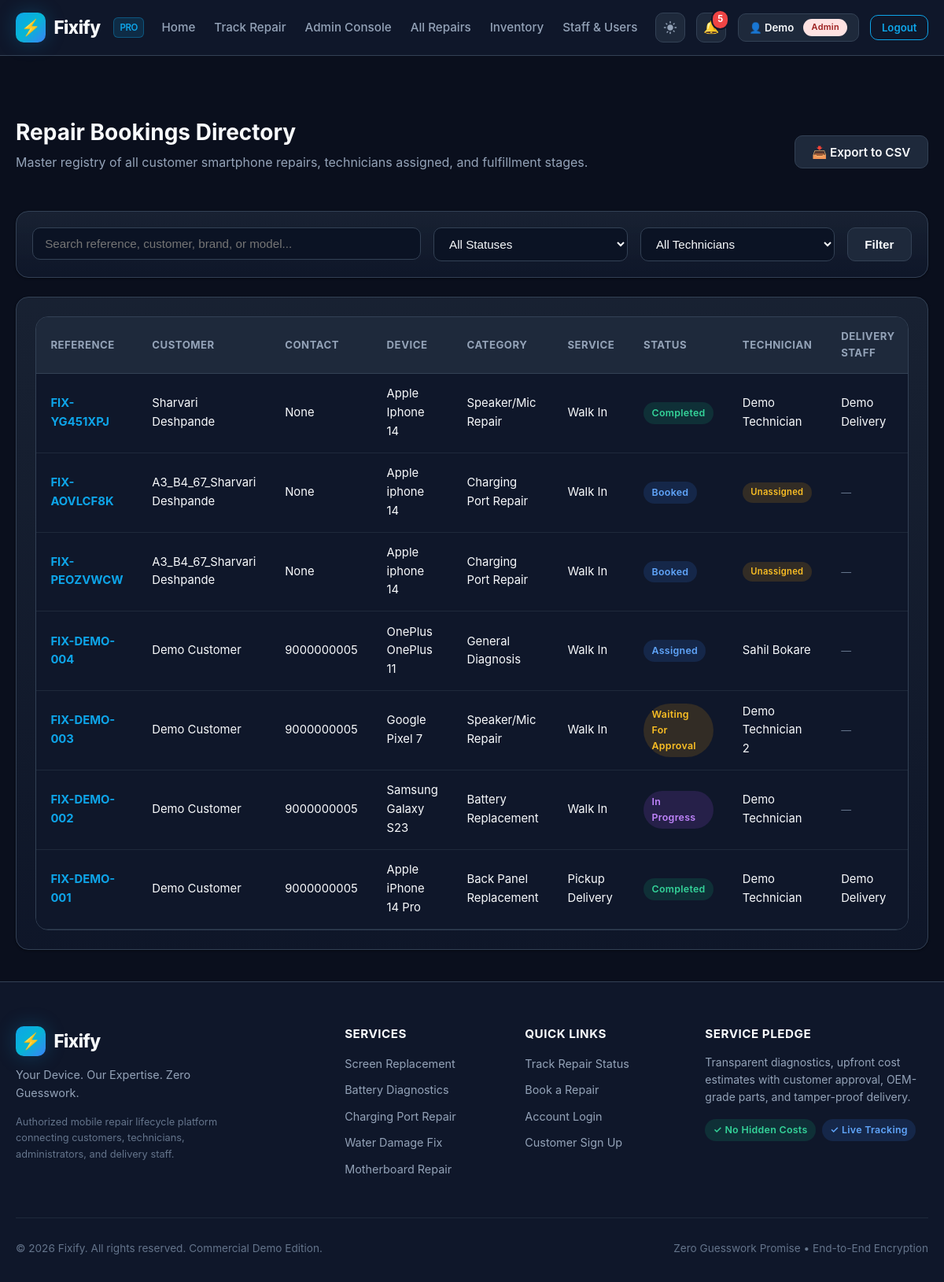
Screenshot of /admin/bookings (signed in) with the database file from the repository.
### tables this page shows
CREATE TABLE bookings (
    id INTEGER PRIMARY KEY AUTOINCREMENT,
    reference TEXT NOT NULL UNIQUE,
    customer_id INTEGER NOT NULL,
    phone_brand TEXT NOT NULL,
    phone_model TEXT NOT NULL,
    category_id INTEGER,
    problem_description TEXT NOT NULL,
    device_condition TEXT,
    service_type TEXT NOT NULL DEFAULT 'walk_in' CHECK(service_type IN ('walk_in','pickup_delivery')),
    pickup_address TEXT,
    preferred_date TEXT,
    additional_notes TEXT,
    status TEXT NOT NULL DEFAULT 'Booked' CHECK(status IN (
        'Booked','Assigned','Diagnosis','Waiting for Approval',
        'Estimate Rejected','In Progress','Ready for Pickup',
        'Out for Delivery','Delivered','Completed','Cancelled','Unable to Repair'
    )),
    technician_id INTEGER,
    delivery_staff_id INTEGER,
    created_at TEXT NOT NULL DEFAULT (datetime('now')),
    updated_at TEXT NOT NULL DEFAULT (datetime('now')),
    FOREIGN KEY (customer_id) REFERENCES users(id),
    FOREIGN KEY (category_id) REFERENCES repair_categories(id),
    FOREIGN KEY (technician_id) REFERENCES users(id),
    FOREIGN KEY (delivery_staff_id) REFERENCES users(id)
);

CREATE TABLE users (
    id INTEGER PRIMARY KEY AUTOINCREMENT,
    full_name TEXT NOT NULL,
    email TEXT NOT NULL UNIQUE,
    mobile TEXT,
    password_hash TEXT,
    google_id TEXT UNIQUE,
    avatar_url TEXT,
    totp_secret TEXT,
    is_totp_enabled INTEGER NOT NULL DEFAULT 0,
    role TEXT NOT NULL DEFAULT 'customer' CHECK(role IN ('customer','admin','technician','delivery')),
    is_active INTEGER NOT NULL DEFAULT 1,
    created_at TEXT NOT NULL DEFAULT (datetime('now')),
    updated_at TEXT NOT NULL DEFAULT (datetime('now'))
);

CREATE TABLE repair_categories (
    id INTEGER PRIMARY KEY AUTOINCREMENT,
    name TEXT NOT NULL UNIQUE,
    description TEXT,
    is_active INTEGER NOT NULL DEFAULT 1,
    created_at TEXT NOT NULL DEFAULT (datetime('now'))
);

### routes/admin.py (the view)
@bp.route('/bookings')
@login_required(roles=['admin'])
def bookings():
    status_filter = request.args.get('status', '').strip()
    tech_filter = request.args.get('tech', '').strip()
    search = request.args.get('q', '').strip()
    db = get_db()
    query = """
        SELECT b.*, u.full_name as customer_name, u.mobile as customer_mobile,
               rc.name as category_name, t.full_name as technician_name,
               d.full_name as delivery_staff_name
        FROM bookings b
        JOIN users u ON b.customer_id = u.id
        LEFT JOIN repair_categories rc ON b.category_id = rc.id
        LEFT JOIN users t ON b.technician_id = t.id
        LEFT JOIN users d ON b.delivery_staff_id = d.id
        WHERE 1=1
    """
    params = []
    if status_filter:
        query += " AND b.status = ?"
        params.append(status_filter)
    if tech_filter:
        query += " AND b.technician_id = ?"
        params.append(tech_filter)
    if search:
        query += " AND (b.reference LIKE ? OR u.full_name LIKE ? OR b.phone_brand LIKE ? OR b.phone_model LIKE ?)"
        wildcard = f"%{search}%"
        params.extend([wildcard, wildcard, wildcard, wildcard])
    query += " ORDER BY b.created_at DESC"
    all_bookings = db.execute(query, params).fetchall()
    technicians = db.execute("SELECT id, full_name FROM users WHERE role = 'technician' AND is_active = 1").fetchall()
    return render_template(
        'admin/bookings.html',
        bookings=all_bookings,
        technicians=technicians,
        current_status=status_filter,
        current_tech=tech_filter,
        search=search
    )

### database/db.py (called while the page is built)
def get_db():
    if 'db' not in g:
        g.db = sqlite3.connect(
            current_app.config['DATABASE'],
            detect_types=sqlite3.PARSE_DECLTYPES
        )
        g.db.row_factory = sqlite3.Row
        g.db.execute("PRAGMA foreign_keys = ON")
    return g.db

### services/auth_service.py (called while the page is built, shortened)
def login_required(roles=None):
    if isinstance(roles, str):
        roles = [roles]
    def decorator(f):
        @wraps(f)
        def decorated_function(*args, **kwargs):
            user_id = session.get('user_id')
            if not user_id:
                flash('Please log in to access this page.', 'warning')
                return redirect(url_for('auth.login', next=request.path))
            user_role = session.get('user_role')
            return f(*args, **kwargs)
        return decorated_function
    return decorator

### services/notification_service.py (called while the page is built)
def get_unread_count(user_id):
    db = get_db()
    row = db.execute(
        "SELECT COUNT(*) as count FROM notifications WHERE user_id = ? AND is_read = 0",
        (user_id,)
    ).fetchone()
    return row['count'] if row else 0

### templates/admin/bookings.html (shortened to what this page needs)
{% extends "base.html" %}
{% block content %}
<div class="container-fluid" style="max-width: 1350px; padding: 2.5rem 1.25rem;">
    <div style="display: flex; justify-content: space-between; align-items: center; margin-bottom: 2rem; flex-wrap: wrap; gap: 1rem;">
        <div>
            <h2>Repair Bookings Directory</h2>
            <p>Master registry of all customer smartphone repairs, technicians assigned, and fulfillment stages.</p>
        </div>
        <a href="{{ url_for('admin.export_bookings_csv') }}" class="btn btn-secondary">
            📥 Export to CSV
        </a>
    </div>
    <div class="card" style="padding: 1.25rem; margin-bottom: 1.5rem;">
        <form action="{{ url_for('admin.bookings') }}" method="GET" style="display: flex; gap: 1rem; flex-wrap: wrap;">
            <div style="flex: 2; min-width: 220px;">
                <input type="text" name="q" class="form-control" placeholder="Search reference, customer, brand, or model..." value="{{ search or '' }}">
            </div>
            <div style="flex: 1; min-width: 160px;">
                <select name="status" class="form-select" onchange="this.form.submit()">
                    <option value="">All Statuses</option>
                </select>
            </div>
            <div style="flex: 1; min-width: 160px;">
                <select name="tech" class="form-select" onchange="this.form.submit()">
                    <option value="">All Technicians</option>
                </select>
            </div>
            <button type="submit" class="btn btn-secondary">Filter</button>
        </form>
    </div>
    <div class="card">
        {% if bookings %}
            <div class="table-responsive">
                <table class="table">
                    <thead>
                        <tr>
                            <th>Reference</th>
                            <th>Customer</th>
                            <th>Contact</th>
                            <th>Device</th>
                            <th>Category</th>
                            <th>Service</th>
                            <th>Status</th>
                            <th>Technician</th>
                            <th>Delivery Staff</th>
                        </tr>
                    </thead>
                    <tbody>
                        {% for b in bookings %}
                        <tr>
                            <td>
                                <a href="{{ url_for('admin.booking_detail', booking_id=b.id) }}" style="font-weight: 700;">
                                    {{ b.reference }}
                                </a>
                            </td>
                            <td>{{ b.customer_name }}</td>
                            <td>{{ b.customer_mobile }}</td>
                            <td>{{ b.phone_brand }} {{ b.phone_model }}</td>
                            <td>{{ b.category_name or 'General' }}</td>
                            <td>{{ b.service_type.replace('_', ' ') | title }}</td>
                            <td>
                                <span class="badge badge-{{ b.status.lower().replace(' ', '-') }}">
                                    {{ b.status }}
                                </span>
                            </td>
                            <td>
                                {% if b.technician_name %}
                                    <span>{{ b.technician_name }}</span>
                                {% else %}
                                    <span class="badge badge-diagnosis" style="font-size: 0.7rem;">Unassigned</span>
                                {% endif %}
                            </td>
                            <td>
                                {% if b.delivery_staff_name %}
                                    <span>{{ b.delivery_staff_name }}</span>
                                {% else %}
                                    <span style="color: var(--text-muted); font-size: 0.8rem;">—</span>
                                {% endif %}
                            </td>
                        </tr>
                        {% endfor %}
                    </tbody>
                </table>
            </div>
        {% else %}
            <div style="text-align: center; padding: 3rem 1.5rem;">
                <p>No repair bookings found matching the filters.</p>
            </div>
        {% endif %}
    </div>
</div>
{% endblock %}

### static/css/style.css (style rules this page uses)
:root, [data-theme="dark"] { --bg-base: #0a0f1d; --bg-surface: #0f172a; --bg-card: #1e293b; --bg-card-hover: #26354a; --bg-input: #0b1324; --bg-modal: #111c33; --border-color: #334155; --border-subtle: #1e293b; --border-accent: rgba(14, 165, 233, 0.35); --text-primary: #f8fafc; --text-secondary: #94a3b8; --text-muted: #64748b; --text-on-accent: #ffffff; --accent-primary: #0ea5e9; --accent-hover: #38bdf8; --accent-glow: rgba(14, 165, 233, 0.25); --accent-gradient: linear-gradient(135deg, #0ea5e9 0%, #06b6d4 50%, #3b82f6 100%); --card-gradient: linear-gradient(180deg, rgba(30, 41, 59, 0.7) 0%, rgba(15, 23, 42, 0.9) 100%); --status-booked-bg: rgba(59, 130, 246, 0.15); --status-booked-text: #60a5fa; --status-diag-bg: rgba(245, 158, 11, 0.15); --status-diag-text: #fbbf24; --status-progress-bg: rgba(168, 85, 247, 0.15); --status-progress-text: #c084fc; --status-success-bg: rgba(16, 185, 129, 0.15); --status-success-text: #34d399; --status-danger-bg: rgba(239, 68, 68, 0.15); --status-danger-text: #f87171; --shadow-sm: 0 1px 3px rgba(0, 0, 0, 0.4); --shadow-md: 0 4px 14px rgba(0, 0, 0, 0.5); --shadow-lg: 0 10px 30px rgba(0, 0, 0, 0.65); --shadow-glow: 0 0 25px rgba(14, 165, 233, 0.25); --radius-sm: 6px; --radius-md: 10px; --radius-lg: 16px; --radius-full: 9999px; --transition: all 0.2s cubic-bezier(0.4, 0, 0.2, 1); }
*, *::before, *::after { box-sizing: border-box; margin: 0; padding: 0; }
html { font-size: 16px; scroll-behavior: smooth; }
body { font-family: -apple-system, BlinkMacSystemFont, "Segoe UI", Roboto, "Helvetica Neue", Arial, sans-serif; background-color: var(--bg-base); color: var(--text-primary); line-height: 1.6; min-height: 100vh; display: flex; flex-direction: column; transition: background-color 0.25s ease, color 0.25s ease; }
a { color: var(--accent-primary); text-decoration: none; transition: var(--transition); }
h1, h2, h3, h4, h5, h6 { color: var(--text-primary); font-weight: 700; line-height: 1.25; margin-bottom: 0.5rem; }
h2 { font-size: 1.75rem; }
p { margin-bottom: 1rem; color: var(--text-secondary); }
.container-fluid { width: 100%; padding: 0 1.5rem; }
.btn { display: inline-flex; align-items: center; justify-content: center; gap: 0.5rem; font-weight: 600; font-size: 0.95rem; padding: 0.65rem 1.35rem; border-radius: var(--radius-md); border: 1px solid transparent; cursor: pointer; transition: var(--transition); text-decoration: none; line-height: 1.25; }
.btn-secondary { background: var(--bg-card); border-color: var(--border-color); color: var(--text-primary); }
.badge { display: inline-flex; align-items: center; gap: 0.35rem; padding: 0.25rem 0.65rem; border-radius: var(--radius-full); font-size: 0.775rem; font-weight: 600; text-transform: capitalize; letter-spacing: 0.3px; }
.badge-booked { background: var(--status-booked-bg); color: var(--status-booked-text); }
.badge-assigned { background: var(--status-booked-bg); color: var(--status-booked-text); }
.badge-diagnosis { background: var(--status-diag-bg); color: var(--status-diag-text); }
.badge-waiting-for-approval { background: var(--status-diag-bg); color: var(--status-diag-text); }
.badge-in-progress { background: var(--status-progress-bg); color: var(--status-progress-text); }
.badge-delivered, .badge-completed { background: var(--status-success-bg); color: var(--status-success-text); }
.card { background: var(--card-gradient); border: 1px solid var(--border-color); border-radius: var(--radius-lg); padding: 1.5rem; box-shadow: var(--shadow-sm); transition: var(--transition); }
.form-control, .form-select { width: 100%; padding: 0.7rem 0.95rem; font-size: 0.95rem; background-color: var(--bg-input); border: 1px solid var(--border-color); border-radius: var(--radius-md); color: var(--text-primary); transition: var(--transition); outline: none; }
.table-responsive { width: 100%; overflow-x: auto; border-radius: var(--radius-lg); border: 1px solid var(--border-color); }
.table { width: 100%; border-collapse: collapse; text-align: left; background: var(--bg-surface); }
.table th { background: var(--bg-card); color: var(--text-secondary); font-size: 0.825rem; font-weight: 700; text-transform: uppercase; letter-spacing: 0.5px; padding: 0.9rem 1.15rem; border-bottom: 1px solid var(--border-color); }
.table td { padding: 0.9rem 1.15rem; border-bottom: 1px solid var(--border-subtle); color: var(--text-primary); font-size: 0.925rem; vertical-align: middle; }

### rows the page displays
bookings: reference "FIX-YG451XPJ", customer_name "Sharvari Deshpande", customer_mobile "None", phone_brand "Apple", phone_model "Iphone 14", name "Speaker/Mic Repair", service_type.replace "Walk In", status "Completed", technician_name "Demo Technician", delivery_staff_name "Demo Delivery"
bookings: reference "FIX-AOVLCF8K", customer_name "A3_B4_67_Sharvari Deshpande", customer_mobile "None", phone_brand "Apple", phone_model "iphone 14", name "Charging Port Repair", service_type.replace "Walk In", status "Booked", shows "Unassigned"
bookings: reference "FIX-PEOZVWCW", customer_name "A3_B4_67_Sharvari Deshpande", customer_mobile "None", phone_brand "Apple", phone_model "iphone 14", name "Charging Port Repair", service_type.replace "Walk In", status "Booked", shows "Unassigned"
bookings: reference "FIX-DEMO-004", customer_name "Demo Customer", customer_mobile "9000000005", phone_brand "OnePlus", phone_model "OnePlus 11", name "General Diagnosis", service_type.replace "Walk In", status "Assigned", technician_name "Sahil Bokare"
bookings: reference "FIX-DEMO-003", customer_name "Demo Customer", customer_mobile "9000000005", phone_brand "Google", phone_model "Pixel 7", name "Speaker/Mic Repair", service_type.replace "Walk In", status "Waiting For Approval", technician_name "Demo Technician 2"
bookings: reference "FIX-DEMO-002", customer_name "Demo Customer", customer_mobile "9000000005", phone_brand "Samsung", phone_model "Galaxy S23", name "Battery Replacement", service_type.replace "Walk In", status "In Progress", technician_name "Demo Technician"
bookings: reference "FIX-DEMO-001", customer_name "Demo Customer", customer_mobile "9000000005", phone_brand "Apple", phone_model "iPhone 14 Pro", name "Back Panel Replacement", service_type.replace "Pickup Delivery", status "Completed", technician_name "Demo Technician", delivery_staff_name "Demo Delivery"

### other values shown
{{ unread_notifications_count }} "5"
{{ session.get('user_name', 'Account').split()[0] }} "Demo"
{{ session.get('user_role') }} "Admin"
{{ tagline }} "Your Device. Our Expertise. Zero Guesswork."
